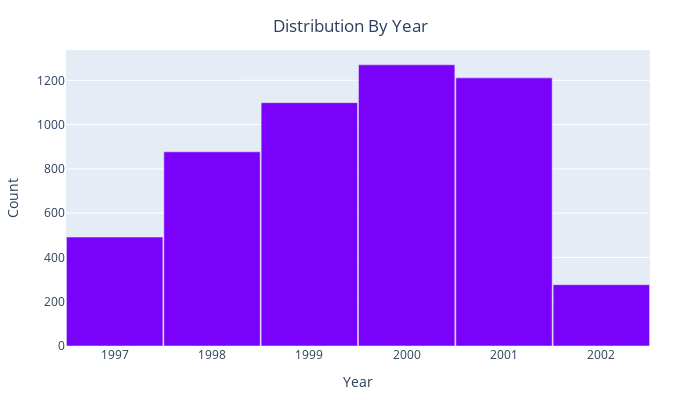

Notebook code for this chart:
### Markdown cell above
# 3. How does the number of observations vary across different years in the "year" variable?

### Code cell
df = arrests_df['year'].value_counts().reset_index(name='count')
fig = px.bar(df, x='year', y='count', barmode='group', color_discrete_sequence=custom_palette)
fig.update_layout(
    bargap=0.01,
    xaxis_title='Year',
    yaxis_title='Count',
    title={
        'text': f'Distribution By Year',
        'x': 0.5,
        'y': 0.95,
        'xanchor': 'center',
        'yanchor': 'top'
    },
    width=700,
    height=400,
    margin=dict(l=50, r=50, t=50, b=50),
)
pyo.iplot(fig)

### Figure 1 — Plotly figure (JSON) as saved in the notebook; plotly's stock layout.template omitted (floating-point values rounded to 4 significant figures)
{"data": [{"alignmentgroup": "True", "hovertemplate": "year=%{x}<br>count=%{y}<extra></extra>", "legendgroup": "", "marker": {"color": "#7a02fa", "pattern": {"shape": ""}}, "name": "", "offsetgroup": "", "orientation": "v", "showlegend": false, "textposition": "auto", "type": "bar", "x": [2000, 2001, 1999, 1998, 1997, 2002], "xaxis": "x", "y": [1270, 1211, 1099, 877, 492, 277], "yaxis": "y"}], "layout": {"bargap": 0.01, "barmode": "group", "height": 400, "legend": {"tracegroupgap": 0}, "margin": {"b": 50, "l": 50, "r": 50, "t": 50}, "title": {"text": "Distribution By Year", "x": 0.5, "xanchor": "center", "y": 0.95, "yanchor": "top"}, "width": 700, "xaxis": {"anchor": "y", "domain": [0, 1], "title": {"text": "Year"}}, "yaxis": {"anchor": "x", "domain": [0, 1], "title": {"text": "Count"}}}}
